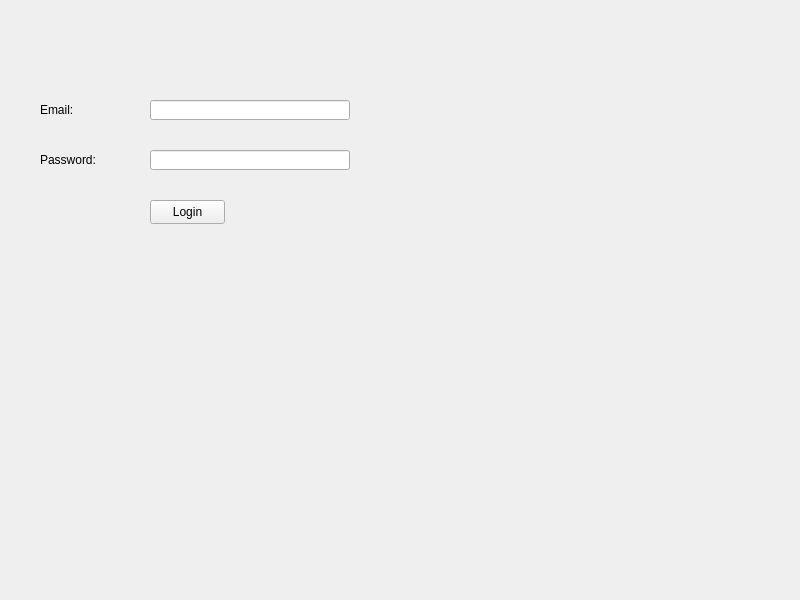
<?xml version="1.0" encoding="UTF-8"?>
<ui version="4.0">
 <class>LogWindow</class>
 <widget class="QWidget" name="LogWindow">
  <property name="geometry">
   <rect>
    <x>0</x>
    <y>0</y>
    <width>800</width>
    <height>600</height>
   </rect>
  </property>
  <property name="windowTitle">
   <string>Login</string>
  </property>
  <widget class="QLabel" name="labelEmail">
   <property name="geometry">
    <rect>
     <x>40</x>
     <y>100</y>
     <width>100</width>
     <height>20</height>
    </rect>
   </property>
   <property name="text">
    <string>Email:</string>
   </property>
  </widget>
  <widget class="QLineEdit" name="lineEditEmail">
   <property name="geometry">
    <rect>
     <x>150</x>
     <y>100</y>
     <width>200</width>
     <height>20</height>
    </rect>
   </property>
  </widget>
  <widget class="QLabel" name="labelPassword">
   <property name="geometry">
    <rect>
     <x>40</x>
     <y>150</y>
     <width>100</width>
     <height>20</height>
    </rect>
   </property>
   <property name="text">
    <string>Password:</string>
   </property>
  </widget>
  <widget class="QLineEdit" name="lineEditPassword">
   <property name="geometry">
    <rect>
     <x>150</x>
     <y>150</y>
     <width>200</width>
     <height>20</height>
    </rect>
   </property>
   <property name="echoMode">
    <enum>QLineEdit::Password</enum>
   </property>
  </widget>
  <widget class="QPushButton" name="pushButtonLogin">
   <property name="geometry">
    <rect>
     <x>150</x>
     <y>200</y>
     <width>75</width>
     <height>24</height>
    </rect>
   </property>
   <property name="text">
    <string>Login</string>
   </property>
  </widget>
 </widget>
 <resources/>
 <connections/>
</ui>
